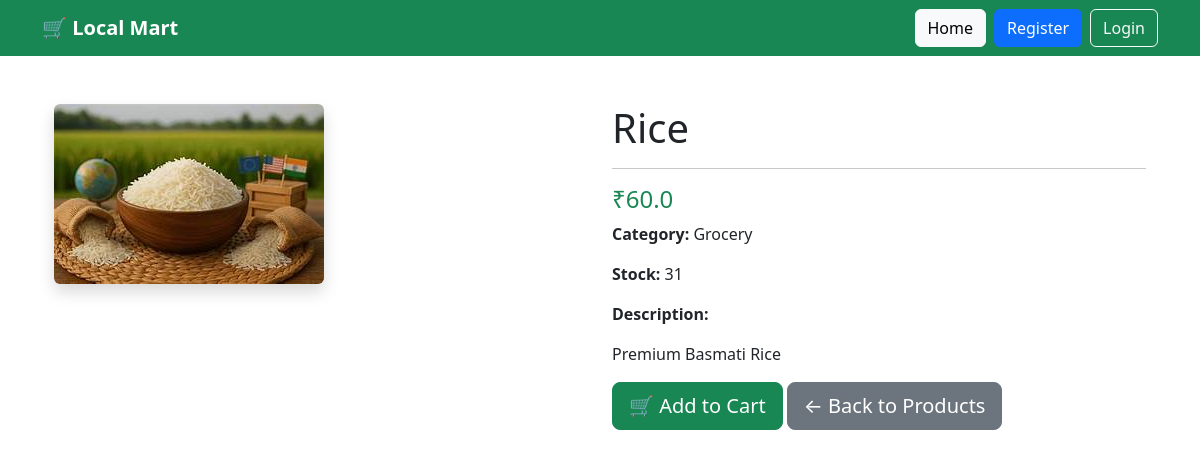
The page /products/1/ on the database its author committed.
### products/models.py (models this page shows, shortened)
class Product(models.Model):
    name = models.CharField(max_length=100)
    category = models.CharField(max_length=100)
    price = models.FloatField()
    stock = models.IntegerField()
    description = models.TextField()
    image = models.ImageField(upload_to="products/", blank=True, null=True)

### products/views.py (the view)
# urls.py: path('<int:product_id>/', views.product_detail, name='product_detail'),
def product_detail(request, product_id):
    product = get_object_or_404(Product, id=product_id)
    return render(request, "products/product_detail.html", {
        "product": product
    })

### templates/products/product_detail.html
{% extends 'base.html' %}
{% block content %}
<div class="container mt-5">
    <div class="row">
        <div class="col-md-6">
            {% if product.image %}
                <img src="{{ product.image.url }}"
                     class="img-fluid rounded shadow"
                     alt="{{ product.name }}">
            {% else %}
                <img src="https://via.placeholder.com/500x400?text=No+Image"
                     class="img-fluid rounded shadow"
                     alt="No Image">
            {% endif %}
        </div>
        <div class="col-md-6">
            <h1>{{ product.name }}</h1>
            <hr>
            <h4 class="text-success">
                ₹{{ product.price }}
            </h4>
            <p>
                <strong>Category:</strong>
                {{ product.category }}
            </p>
            <p>
                <strong>Stock:</strong>
                {{ product.stock }}
            </p>
            <p>
                <strong>Description:</strong>
            </p>
            <p>
                {{ product.description }}
            </p>
            <a href="/cart/add/{{ product.id }}/"
               class="btn btn-success btn-lg">
                🛒 Add to Cart
            </a>
            <a href="/products/"
               class="btn btn-secondary btn-lg">
                ← Back to Products
            </a>
        </div>
    </div>
</div>
{% endblock %}

### rows shown on the page
Product: image (picture), name "Rice", price "60.0", category "Grocery", stock "31", description "Premium Basmati Rice"
